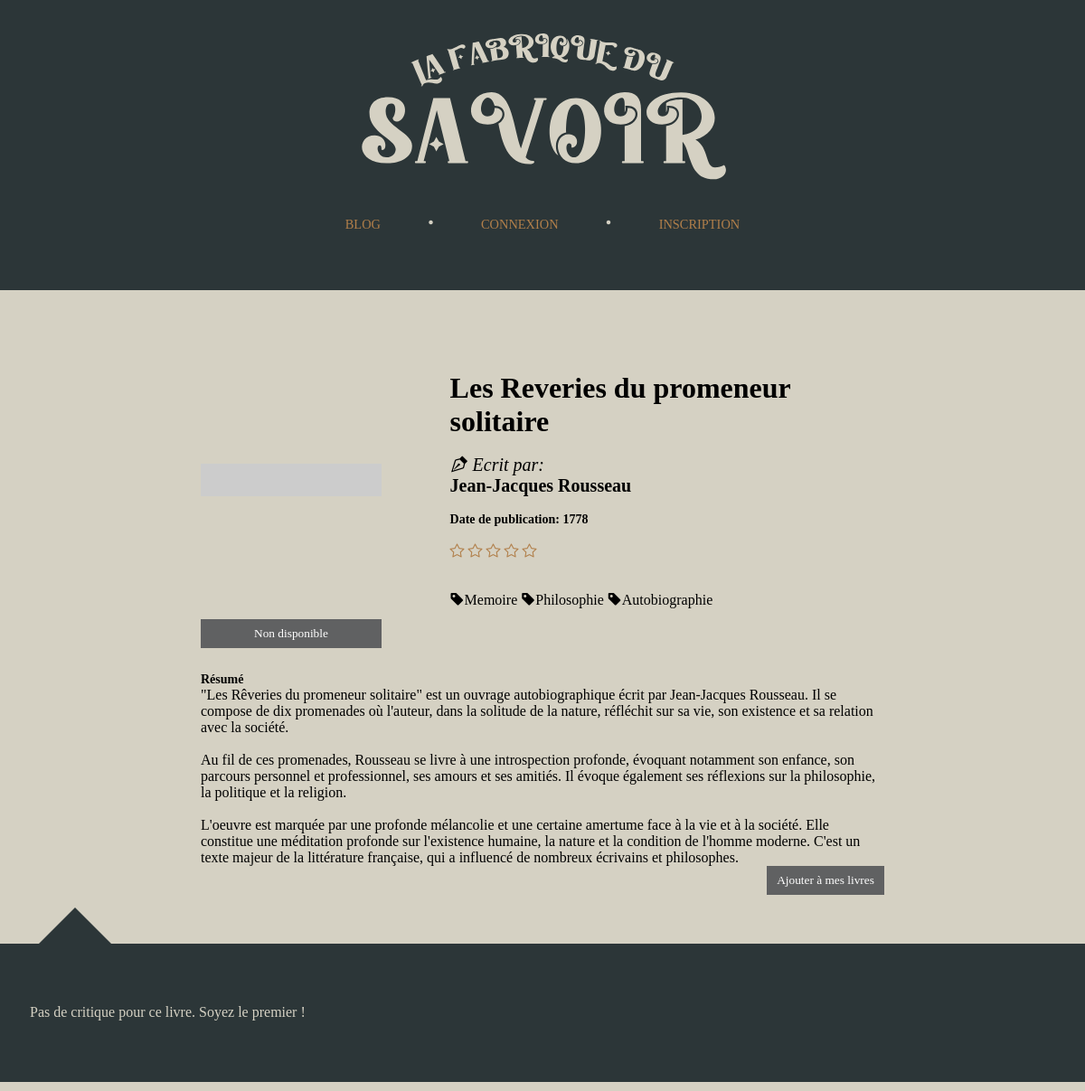
/controller/controller.pages.php?page=view.bookdetails&id=102 (upper part), run on an earlier commit of the app's database.
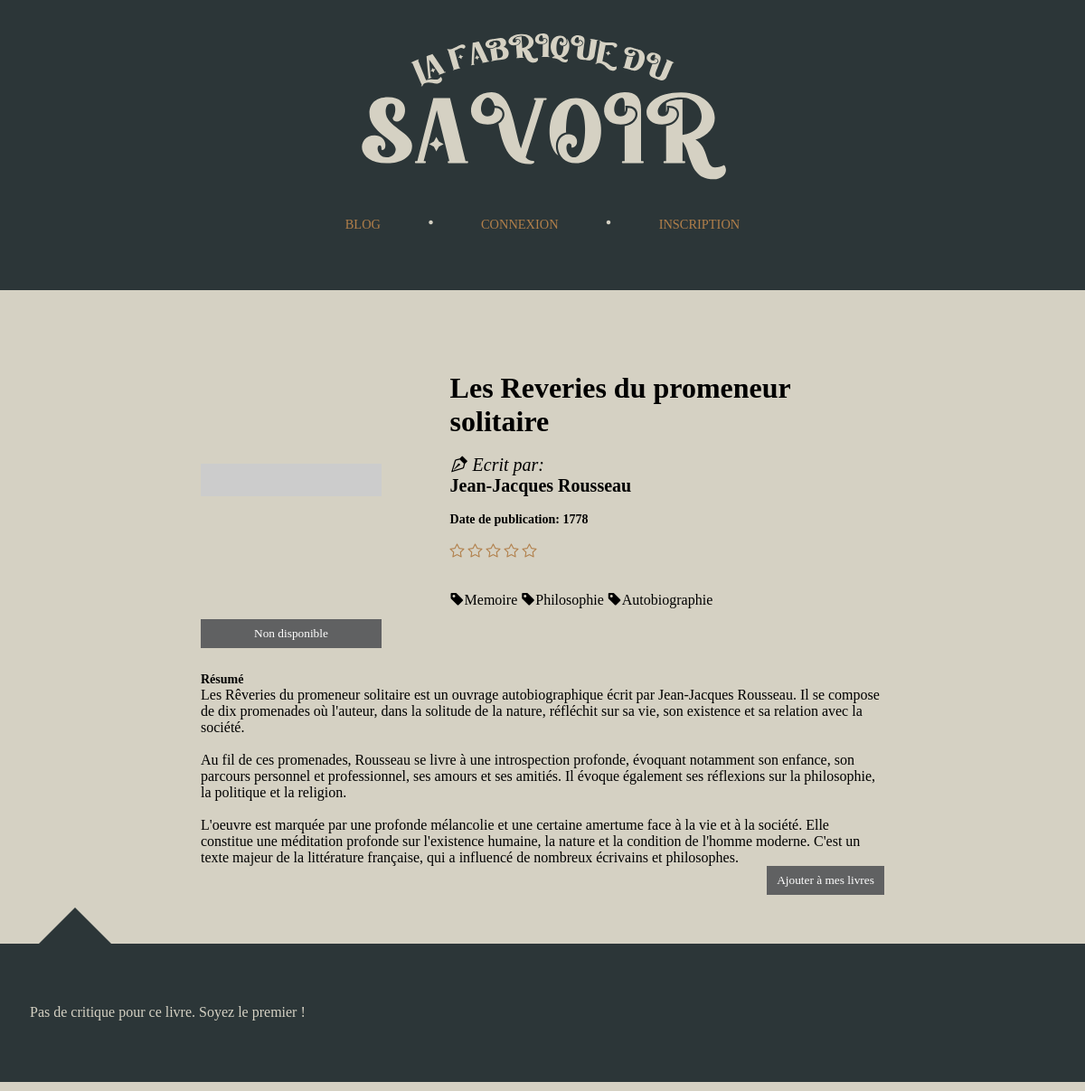
And on a later commit of the database.
### tables this page shows
CREATE TABLE `books` (
  `id_book` int(11) NOT NULL,
  `title_book` varchar(50) NOT NULL,
  `publication_date_book` date NOT NULL,
  `pdf_book` varchar(100) DEFAULT NULL,
  `pages_book` int(11) DEFAULT NULL,
  `summary_book` text DEFAULT NULL
);

CREATE TABLE `authors` (
  `id_author` int(11) NOT NULL,
  `first_name_author` varchar(50) DEFAULT NULL,
  `last_name_author` varchar(50) NOT NULL,
  `date_birth_author` date NOT NULL,
  `date_death_author` date DEFAULT NULL,
  `biography_author` text DEFAULT NULL
);

CREATE TABLE `genres` (
  `id_genre` int(11) NOT NULL,
  `name_genre` varchar(50) NOT NULL
);

### controller/controller.bookdetails.php (called while the page is built, shortened)
<?php
$id = $_GET['id'];
$book = select_book_id($bdd, $id);
$author = select_author_id($bdd, $id);
$genre = select_genre_id($bdd, $id);
$pdfFile = $book['pdf_book'];
if(file_exists("../assets/pdf/$pdfFile.pdf")){
    $pdfExist = true;
}else{
    $pdfExist = false;
}
$exist_reviews = select_exist_review($bdd, $id);
$moy_review = select_moy_review_book($bdd, $id);
$moy_review = round($moy_review['moy'], 0);

### model/model.select.php (called while the page is built, shortened)
<?php
function select_book_id($bdd, $input){
    $stmt = $bdd->prepare(" SELECT id_book, title_book, YEAR(publication_date_book) as date, summary_book, pdf_book
                            FROM books
                            WHERE id_book = :id
                            ");
    $stmt->execute(array(
        "id"=> $input
    ));
    return $stmt->fetch();
}
function select_author_id($bdd, $input){
    $stmt = $bdd->prepare(" SELECT authors.first_name_author as firstname, authors.last_name_author as lastname
                            FROM books
                            JOIN book_author
                            ON books.id_book = book_author.id_book
                            JOIN authors
                            ON book_author.id_author = authors.id_author
                            WHERE books.id_book = :id
                            ");
    $stmt->execute(array(
        "id"=> $input
    ));
    return $stmt->fetchAll();
}
function select_genre_id($bdd, $input){
    $stmt = $bdd->prepare(" SELECT genres.name_genre as genre
                            FROM books
                            JOIN book_genre
                            ON books.id_book = book_genre.id_book
                            JOIN genres
                            ON book_genre.id_genre = genres.id_genre
                            WHERE books.id_book = :id
                            ");
    $stmt->execute(array(
        "id"=> $input
    ));
    return $stmt->fetchAll();
}
function select_exist_review($bdd, $idBook){
    $stmt = $bdd->prepare("SELECT COUNT(*) FROM reviews WHERE id_book = :idBook");
    $stmt->execute(array(
        'idBook' => $idBook,
    ));
    $stmt = $stmt->fetchColumn();
    return $stmt>0;
}
function select_moy_review_book($bdd, $idBook){
    $stmt = $bdd->prepare(" SELECT SUM(rating_review) / COUNT(rating_review) as moy
                            FROM reviews
                            WHERE id_book = :idBook
                            AND visibility_review = 1");
    $stmt->execute(array(
        "idBook" => $idBook,
    ));
    return $stmt->fetch();
}
function select_exist_book_cover($bdd, $idBook){
    $stmt = $bdd->prepare("SELECT COUNT(*) FROM possess_images WHERE id_book = :idBook ");
    $stmt->execute(array(
        "idBook" => $idBook
    ));
    $stmt = $stmt->fetchColumn();
    return $stmt>0;
}
?>

### view/view.bookdetails.php (the view, shortened to what this page needs)
<div class="info-book">
    <div class="bloc1">
        <div>
            <div class="cover-book">
            <?php
                $existCover = select_exist_book_cover($bdd, $id);
                if($existCover){
                    $cover = select_cover_from_book($bdd, $id)[0];
                    echo "<img src='../assets/uploads/{$cover}'>";
                }else{
                    echo "<img src='https://fastly.picsum.photos/id/1082/200/300.jpg?hmac=AaFCHuEst4e0Oy553UCibOtysEKByBAl3XsTR8n4e1c'>";
                }
                ?>
            </div>
                <?php
                    if($pdfExist){
                        echo "
                            <a href='../controller/controller.readbook.php?id=$id'>
                                <button class='initialize style-btn'>Lire le livre</button>
                            </a>
                            ";
                    }else{
                        echo "<button class='initialize disabled-btn'>Non disponible</button>";
                    }
                ?>
        </div>
        <div>
            <h1><?=$book['title_book']?></h1>
            <h2><i class="bi bi-vector-pen"></i> <span class="writtenby">Ecrit par:</span>
                <br>
                <?php for($i=0;$i<sizeof($author);$i++){
                    echo $author[$i]['firstname']." ";
                    echo $author[$i]['lastname'];
                }
                ?>
            </h2>
            <h3><?="Date de publication: ".$book['date']?></h3>
            <div class="note">
                <?php for($i=1; $i<=5; $i++):?>
                    <i class="bi <?= ($moy_review>=$i) ? "bi-star-fill" : "bi-star"; ?>"></i>
                <?php endfor?>
            </div>
            <p class="genres">
                <p>
                    <?php foreach($genre as $genre){
                        echo "<i class='bi bi-tag-fill'></i>";
                        echo $genre['genre']." ";
                    }
                    ?>
                </p>
            </p>
        </div>
    </div>
    <div class="bloc2">
        <div class="resume">
            <h3>Résumé</h3>
            <p class="text">
                <?= nl2br($book["summary_book"])?>
        </div>
        <div>
            <?php
                if($pdfExist){
                    if(!isset($_SESSION['user'])){
                        echo "<button class='initialize style-btn' onclick='connection()'>Ajouter à mes livres</button>";
                    }else{
                        $value = $exist_borrowed_book ? "exist" : "null";
                        echo "<button class='initialize style-btn ".$value."' onclick='checkBookExistence(this)'>Ajouter à mes livres</button>";
                    }
                }else{
                    echo "<button class='initialize disabled-btn'>Ajouter à mes livres</button>";
                }
            ?>
        </div>
    </div>
</div>
<div class="comment-space">
    <div class="bulle-bloc"><div class="bulle"></div></div>
    <?php if($exist_reviews):?>
        <?php foreach($reviews as $review):?>
        <div class="comment">
            <div class="details-comment">
                <h3>@<?=$review["name"]?></h3>
                <p><?=$review["date"]?></p>
            </div>
            <div>
                <?php for($i=1; $i<=5; $i++):?>
                    <i class="bi <?= ($review["rating"]>=$i) ? "bi-star-fill" : "bi-star"; ?>"></i>
                <?php endfor?>
            </div>
            <div class="note"></div>
            <h2><?=$review["title"]?></h2>
            <div class="content"><?=$review["comment"]?></div>
        </div>
        <?php endforeach?>
    <?php else:?>
     <p class="empty-space">Pas de critique pour ce livre. Soyez le premier !</p>
    <?php endif?>
</div>

### view/view.header.php (shortened to what this page needs)
<!DOCTYPE html>
<html lang="fr">
    <head>
        <link rel="stylesheet" href="https://cdn.jsdelivr.net/npm/bootstrap-icons@1.10.3/font/bootstrap-icons.css">
        <link rel="stylesheet" href="<?=$path?>/view/css/all.css">
        <link rel="stylesheet" href="<?=$path?>/view/css/homepage.css">
        <link rel="stylesheet" href="<?=$path?>/view/css/books.css">
        <?php if(isset($style)){
            echo "<link rel='stylesheet' href='$path/view/css/$style.css'>";
        }?>
        <link rel="stylesheet" href="<?=$path?>/view/css/responsive.css">
    </head>
    <body data-editor="ClassicEditor" data-collaboration="false" data-revision-history="false">
        <header>
            <a href="../controller/controller.pages.php?page=view.homepage">
                <img src="<?=$path?>/assets/img/header.svg" alt="" class="header-svg">
            </a>
            <nav>
                <ul class="nav-list">
                <?php if(!isset($_SESSION['user'])): ?>
                    <li><a href='../controller/controller.pages.php?page=view.blog'>BLOG</a></li>
                    <li class='nav-separator'><i class='bi bi-dot'></i></li>
                    <li><a href='../controller/controller.pages.php?page=view.connection'>CONNEXION</a></li>
                    <li class='nav-separator'><i class='bi bi-dot'></i></li>
                    <li><a href='../controller/controller.pages.php?page=view.registration'>INSCRIPTION</a></li>
                <?php endif ?>
                </ul>
            </nav>
        </header>
        <main>

### controller/controller.pages.php (shortened to what this page needs)
<?php
$path = "/la_fabrique_du_savoir";
$pagesController = scandir("../controller/");
$pagesView = scandir("../view/");
$pageView = "view.homepage";
if(isset($_GET['page'])){
    if(in_array($_GET['page'].'.php', $pagesView)){
        $pageView = $_GET['page'] . '.php';
    }
}
if(file_exists("../view/$pageView")){
    $pageName = $_GET['page'];
    $pageName = substr($pageName, strlen('view.'));
    $checkPageController = 'controller.'.$pageName.'.php';
    if(in_array($checkPageController, $pagesController)){
        include $checkPageController;
    }
}
if(file_exists("../view/$pageView")){
    $csslink = $_GET['page'];
    $csslink = substr($csslink, strlen('view.'));
    $style = $csslink;
}
include "../view/view.header.php";
if(file_exists("../view/$pageView")){
    include "../view/$pageView";
}else{
    include "../view/view.homepage.php";
}
include "../view/view.footer.php";
?>

### view/view.footer.php (shortened to what this page needs)
        </main>
    </body>
</html>

### view/css/all.css (style rules this page uses)
* { margin: 0; padding: 0; text-decoration: none; list-style-type: none; font-family: Cambria; }
body { overflow-x: hidden; background-color: #2c3638; }
.header-svg { width: 35%; margin: 2%; }
header { text-align: center; }
.nav-list { display: flex; justify-content: space-around; align-items: center; margin: 0 30%; }
.nav-list a { color: #b17f4a; font-size: 90%; font-family: "Playfair Display"; }
.nav-separator { color: #d5d1c3; font-size: 1.5em; }
main { display: flex; flex-direction: column; justify-content: center; align-items: center; background-color: #d5d1c3; padding: 5%; margin: 5% 0; }
.initialize { background: none; border: none; }
.disabled-btn { width: 130px; padding: 8px 0; background: #606162; color: white; }

### view/css/books.css (style rules this page uses)
:root { --num-columns: 10; --column-gap: 10px; }
h3 { font-size: 14px; }

### view/css/bookdetails.css (style rules this page uses)
body { overflow-x: hidden; }
* { margin: 0; padding: 0; }
.info-book, .comment-space { margin-bottom: 5%; }
.info-book { width: 70%; }
.bloc1 { display: flex; align-items: stretch; margin-bottom: 3%; }
.bloc1 h2 { font-size: 20px; }
.bloc1 .writtenby { font-style: italic; font-weight: 400; }
.bloc1 img { max-width: 100%; height: auto; }
.bloc1 div:first-child { display: flex; flex-direction: column; justify-content: center; align-items: center; }
.bloc1 div:first-child button { margin: 2% 0; width: 100%; }
.bloc1 div:last-child { display: flex; flex-direction: column; justify-content: space-between; padding: 0 10%; margin: 4% 0; }
.bloc2 .resume { text-align: left; }
.bloc2 .resume h3 { -webkit-text-decoration: solid; text-decoration: solid; }
.bloc2 div { text-align: right; }
.comment-space { width: 105% !important; background-color: #2c3638; padding: 1% 5%; display: flex; flex-direction: column; justify-content: center; }
.comment-space .empty-space { margin: 5% 0; color: #d5d1c3; }
.comment-space .bulle-bloc { position: relative; }
.comment-space .bulle-bloc .bulle { position: absolute; top: -50px; width: 0; height: 0; border-left: 50px solid transparent; border-right: 50px solid transparent; border-bottom: 50px solid #2c3638; }
.cover-book { width: 200px; height: 300px; overflow: hidden; }
.note i { color: #b17f4a; }

What changed in the data, as far as the page shows it:
changed books "Les Reveries du promeneur solitaire": summary_book "\"Les Rêveries du promeneur solitaire\" est un ouvrage autobiographique…" → "Les Rêveries du promeneur solitaire est un ouvrage autobiographique…"
